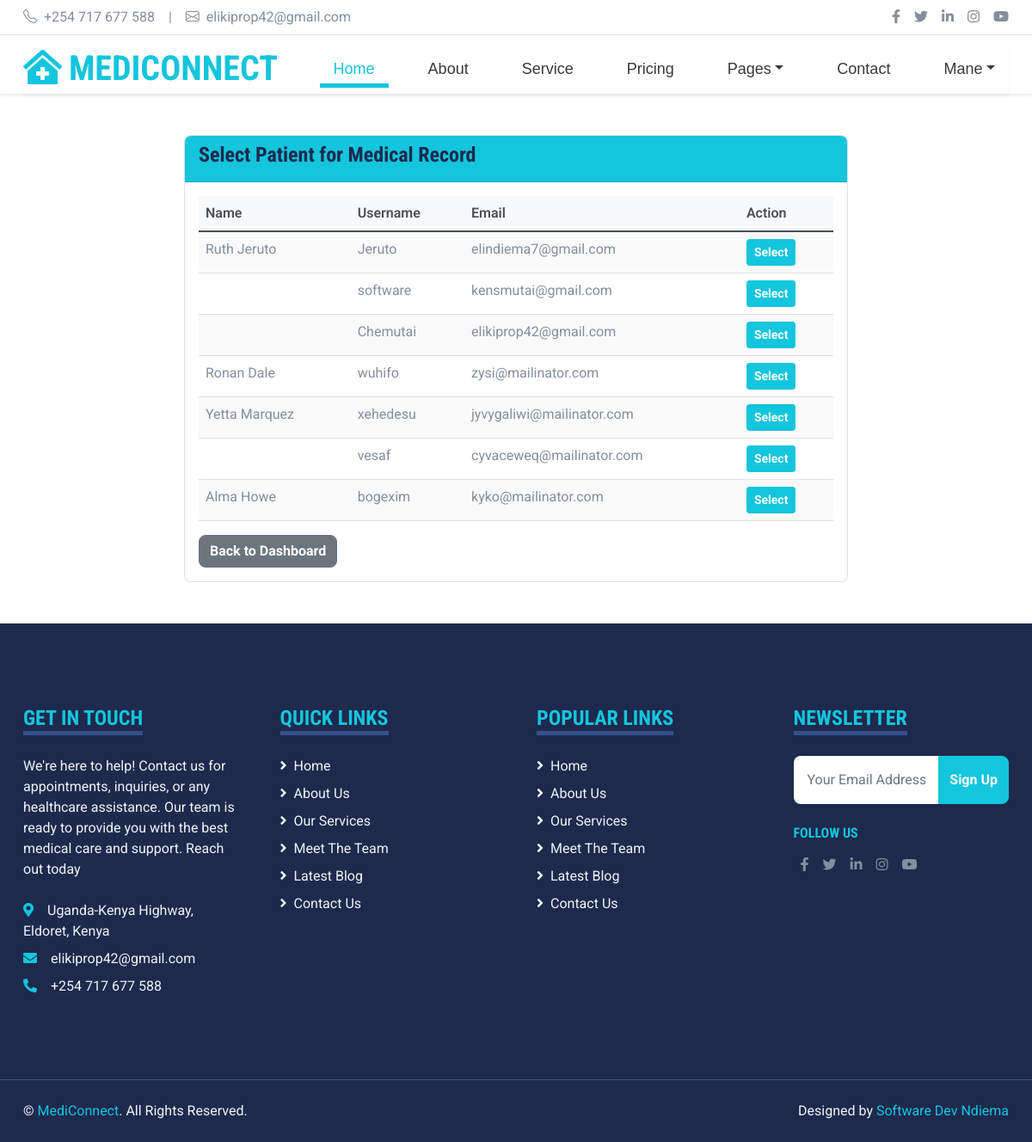
The page /add-medical-record/ (signed in) on the database as committed earlier.
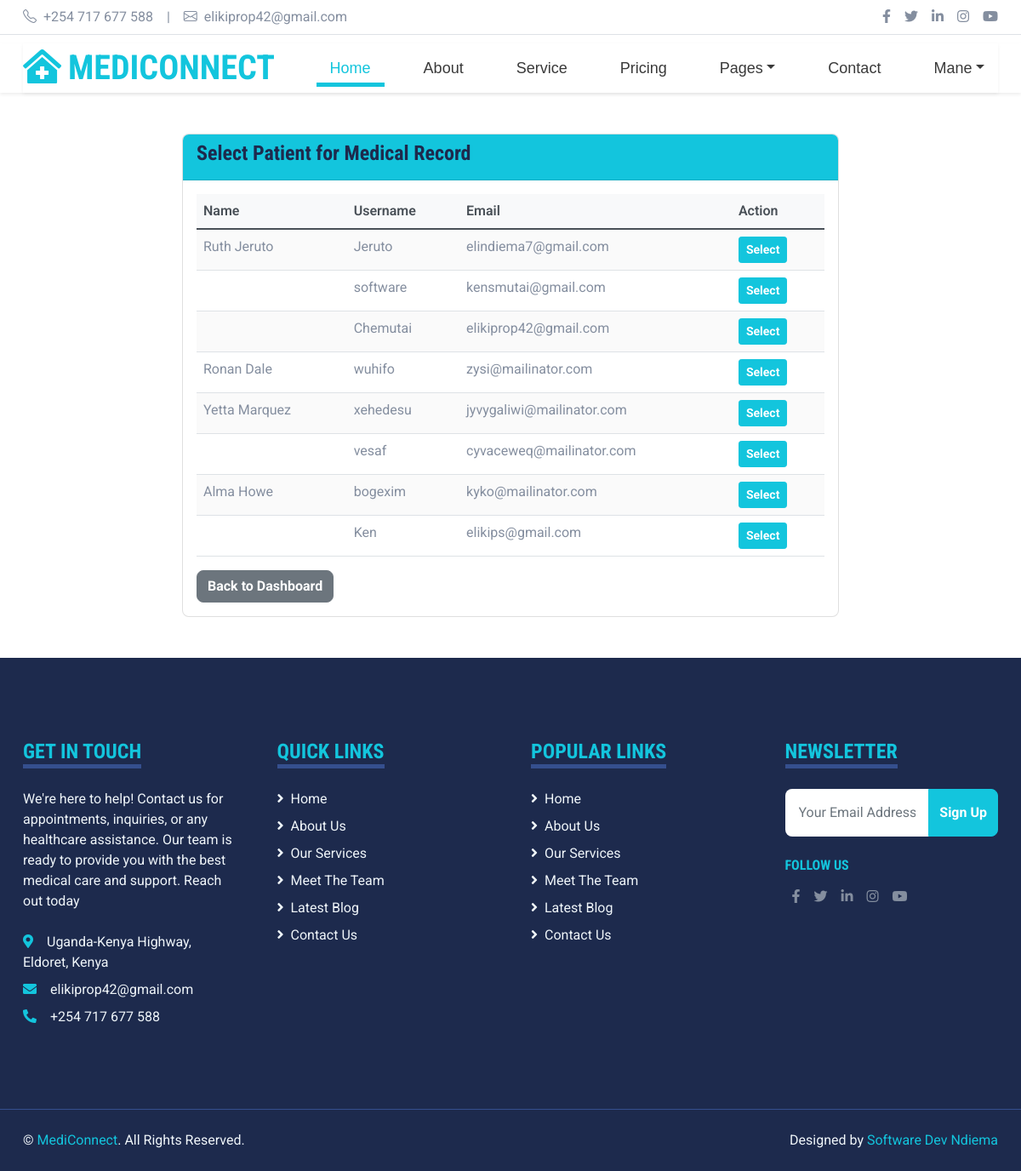
The same page on the database as committed later.
### mediapp/models.py (models this page shows, shortened)
class CustomUser(AbstractUser):
    ROLE_CHOICES = [
        ('doctor', 'Doctor'),
        ('patient', 'Patient'),
        ('admin', 'Admin'),
    ]
    role = models.CharField(max_length=20, choices=ROLE_CHOICES, default='patient')

### mediapp/views.py (the view, shortened to what this page needs)
# urls.py: path('add-medical-record/', views.add_medical_record, name='add_medical_record'),
@login_required(login_url="login")
def add_medical_record(request, patient_id=None, record_id=None):
    print("[DEBUG] add_medical_record called")
    print(f"[DEBUG] URL patient_id: {patient_id}, record_id: {record_id}")
    if request.user.role != "doctor":
        messages.error(request, "Only doctors can add or edit medical records.")
        return redirect("home")
    try:
        doctor = Doctor.objects.get(user=request.user)
        print(f"[DEBUG] Doctor found: {doctor}")
    except Doctor.DoesNotExist:
        messages.error(request, "You do not have a doctor profile.")
        return redirect("home")
    patient_id = patient_id or request.GET.get("patient_id") or request.POST.get("patient_id")
    print(f"[DEBUG] Final patient_id: {patient_id}")
    patient = None
    if record_id:  # Editing existing record
        record = get_object_or_404(MedicalRecord, id=record_id, doctor=doctor)
        patient = record.patient
        print(f"[DEBUG] Editing existing record: {record}, Patient: {patient}")
        is_edit = True
    else:  # Adding new record
        if patient_id:
            try:
                patient = CustomUser.objects.get(id=patient_id, role="patient")
                print(f"[DEBUG] Patient found: {patient}")
            except CustomUser.DoesNotExist:
                messages.error(request, "Patient not found or not a valid patient.")
                return redirect("doctor_dashboard")
        else:
            print("[DEBUG] No patient_id provided, rendering patient selection page.")
            patients = CustomUser.objects.filter(role="patient")
            return render(request, "select_patient.html", {"patients": patients})
        record = None
        is_edit = False

### mediapp/models.py (called while the page is built)
    def __str__(self):
        return f"Dr. {self.user.first_name} {self.user.last_name} - {self.specialty or 'No Specialty'}"

### mediapp/templates/select_patient.html
{% extends 'base.html' %}
{% load static %}
{% block content %}
<div class="container mt-5">
    <div class="row">
        <div class="col-md-8 offset-md-2">
            <div class="card">
                <div class="card-header bg-primary text-white">
                    <h4>Select Patient for Medical Record</h4>
                </div>
                <div class="card-body">
                    <div class="table-responsive">
                        <table class="table table-hover">
                            <thead>
                                <tr>
                                    <th>Name</th>
                                    <th>Username</th>
                                    <th>Email</th>
                                    <th>Action</th>
                                </tr>
                            </thead>
                            <tbody>
                                {% for patient in patients %}
                                <tr>
                                    <td>{{ patient.get_full_name }}</td>
                                    <td>{{ patient.username }}</td>
                                    <td>{{ patient.email }}</td>
                                    <td>
                                        <a href="{% url 'add_medical_record' patient_id=patient.id %}" class="btn btn-sm btn-primary">
                                            Select
                                        </a>
                                    </td>
                                </tr>
                                {% empty %}
                                <tr>
                                    <td colspan="4" class="text-center">No patients found.</td>
                                </tr>
                                {% endfor %}
                            </tbody>
                        </table>
                    </div>
                    <div class="mt-3">
                        <a href="{% url 'doctor_dashboard' %}" class="btn btn-secondary">Back to Dashboard</a>
                    </div>
                </div>
            </div>
        </div>
    </div>
</div>
{% endblock %}

Rows that differ between the two databases and show on the page:
added CustomUser: username "Ken", email "elikips@gmail.com"
